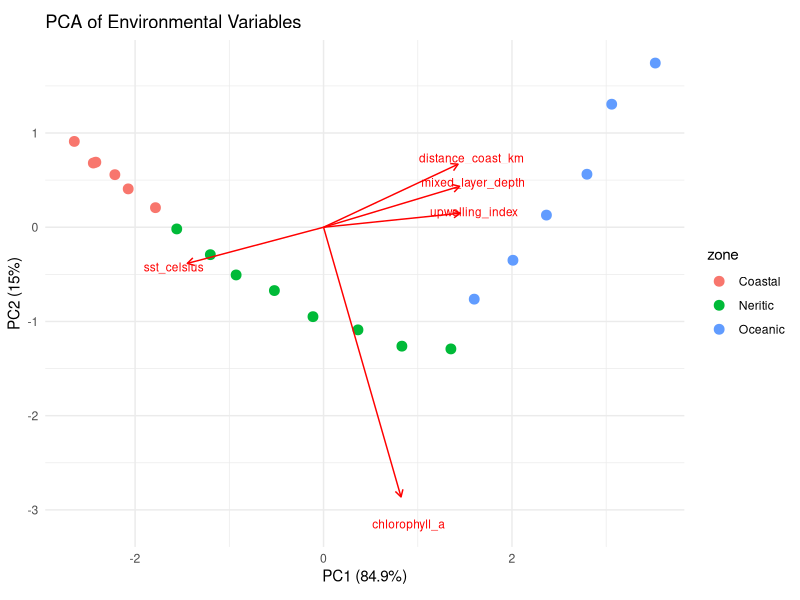
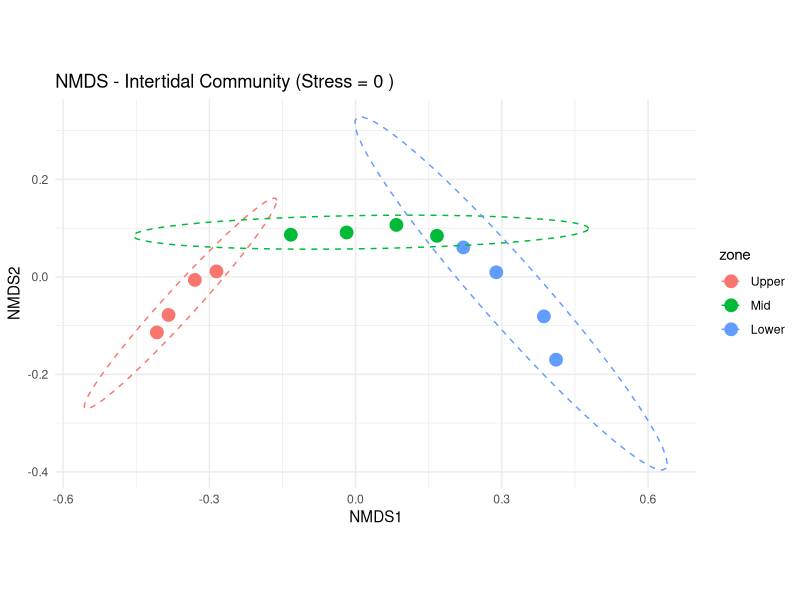
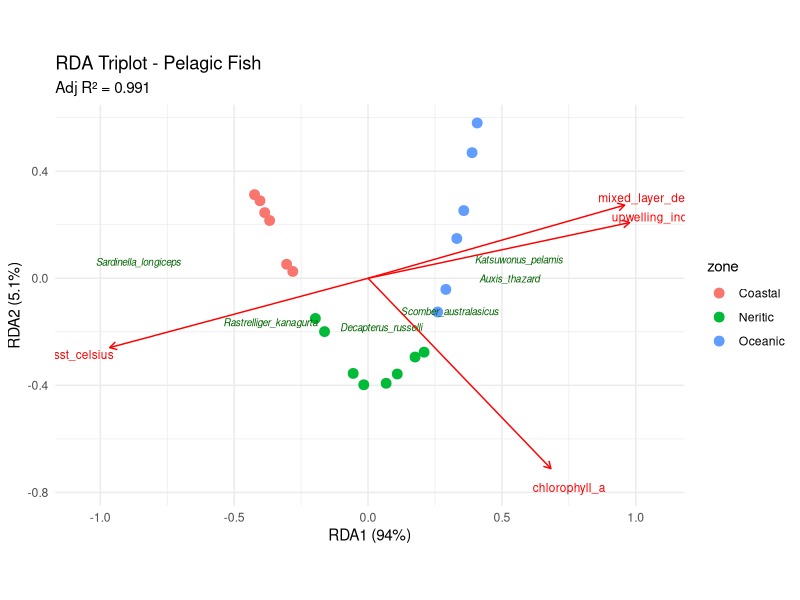
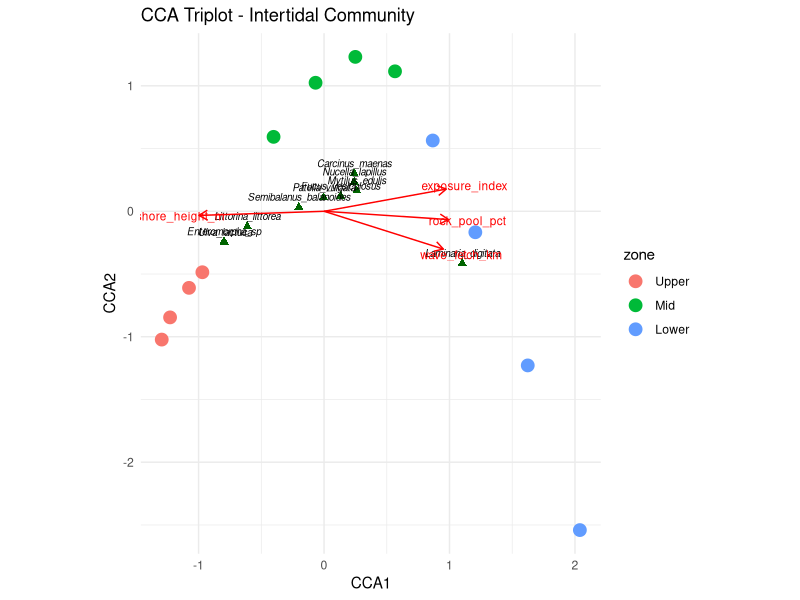

Here is the R script that generated these plots, in order: (Note: this script raises an error after producing the figures.)
# ============================================
# Ordination Methods - Practice Exercises
# Marine Ecology and Fisheries Applications
# ============================================

library(vegan)
library(ggplot2)

# ============================================
# DATASETS FOR EXERCISES
# ============================================

# -----------------------------------------
# DATASET 1: Pelagic Fish Acoustics Survey
# -----------------------------------------
# Fish school biomass estimates from acoustic surveys
# across an upwelling gradient

set.seed(789)

pelagic_fish <- data.frame(
  Sardinella_longiceps = c(850, 920, 780, 620, 380, 220, 120, 60, 30, 15,
                            900, 980, 820, 580, 320, 180, 90, 45, 20, 10),
  Rastrelliger_kanagurta = c(420, 480, 520, 580, 620, 580, 480, 350, 220, 120,
                              450, 520, 560, 620, 650, 550, 420, 300, 180, 100),
  Decapterus_russelli = c(180, 220, 280, 380, 520, 620, 680, 620, 480, 320,
                           200, 250, 320, 420, 560, 650, 720, 580, 420, 280),
  Scomber_australasicus = c(80, 120, 180, 280, 420, 580, 720, 780, 720, 580,
                             100, 150, 220, 320, 480, 620, 780, 820, 680, 520),
  Auxis_thazard = c(20, 40, 80, 150, 280, 420, 580, 720, 820, 880,
                    30, 50, 100, 180, 320, 480, 620, 780, 850, 920),
  Katsuwonus_pelamis = c(5, 10, 25, 60, 120, 220, 380, 520, 680, 780,
                          8, 15, 35, 80, 150, 280, 420, 580, 720, 820)
)

rownames(pelagic_fish) <- paste0("Transect_", sprintf("%02d", 1:20))

pelagic_env <- data.frame(
  transect = paste0("Transect_", sprintf("%02d", 1:20)),
  distance_coast_km = c(5, 10, 20, 35, 55, 80, 110, 150, 200, 260,
                        8, 15, 28, 45, 70, 100, 140, 180, 240, 300),
  sst_celsius = c(29.5, 29.2, 28.8, 28.2, 27.5, 26.5, 25.2, 24.0, 22.5, 21.0,
                  29.3, 29.0, 28.5, 27.8, 27.0, 26.0, 24.8, 23.5, 22.0, 20.5),
  chlorophyll_a = c(3.5, 3.8, 4.2, 4.8, 5.5, 6.2, 6.8, 6.5, 5.8, 4.8,
                    3.8, 4.0, 4.5, 5.2, 5.8, 6.5, 7.0, 6.2, 5.5, 4.5),
  mixed_layer_depth = c(15, 18, 22, 28, 35, 45, 58, 72, 88, 105,
                        18, 22, 28, 35, 42, 55, 68, 82, 98, 115),
  upwelling_index = c(0.2, 0.3, 0.5, 0.8, 1.2, 1.8, 2.5, 3.2, 3.8, 4.2,
                      0.3, 0.4, 0.6, 0.9, 1.4, 2.0, 2.8, 3.5, 4.0, 4.5),
  season = factor(c(rep("Monsoon", 10), rep("Inter_monsoon", 10))),
  zone = factor(c(rep("Coastal", 3), rep("Neritic", 4), rep("Oceanic", 3),
                  rep("Coastal", 3), rep("Neritic", 4), rep("Oceanic", 3)),
                levels = c("Coastal", "Neritic", "Oceanic"))
)

# -----------------------------------------
# DATASET 2: Intertidal Rocky Shore Communities
# -----------------------------------------

intertidal <- data.frame(
  # Algae
  Ulva_lactuca = c(45, 52, 48, 55, 30, 22, 15, 8, 5, 2, 0, 0),
  Enteromorpha_sp = c(35, 40, 38, 42, 25, 18, 12, 6, 3, 1, 0, 0),
  Fucus_vesiculosus = c(20, 25, 28, 32, 38, 42, 45, 48, 42, 35, 25, 15),
  Laminaria_digitata = c(0, 0, 2, 5, 12, 20, 30, 42, 55, 65, 72, 78),

  # Molluscs
  Patella_vulgata = c(28, 32, 30, 35, 45, 52, 48, 42, 35, 28, 20, 15),
  Littorina_littorea = c(42, 48, 45, 50, 38, 30, 22, 15, 10, 6, 3, 1),
  Mytilus_edulis = c(15, 20, 25, 32, 45, 55, 62, 58, 50, 42, 32, 25),
  Nucella_lapillus = c(8, 12, 15, 20, 28, 35, 40, 38, 32, 25, 18, 12),

  # Crustaceans
  Semibalanus_balanoides = c(55, 62, 58, 65, 72, 68, 60, 52, 42, 32, 22, 15),
  Carcinus_maenas = c(5, 8, 10, 15, 22, 28, 32, 30, 25, 18, 12, 8)
)

rownames(intertidal) <- paste0("Quad_", sprintf("%02d", 1:12))

intertidal_env <- data.frame(
  quadrat = paste0("Quad_", sprintf("%02d", 1:12)),
  shore_height_m = c(3.5, 3.2, 3.3, 3.0, 2.5, 2.0, 1.5, 1.0, 0.5, 0.2, -0.2, -0.5),
  exposure_index = c(2, 3, 2, 4, 5, 6, 7, 8, 8, 9, 9, 10),
  rock_pool_pct = c(5, 8, 6, 10, 15, 20, 28, 35, 42, 50, 55, 60),
  wave_fetch_km = c(2, 5, 3, 8, 15, 25, 40, 60, 85, 120, 150, 180),
  substrate_roughness = c(2.5, 2.8, 2.6, 3.0, 3.5, 4.0, 4.5, 4.8, 4.5, 4.2, 3.8, 3.5),
  zone = factor(c(rep("Upper", 4), rep("Mid", 4), rep("Lower", 4)),
                levels = c("Upper", "Mid", "Lower"))
)

# -----------------------------------------
# DATASET 3: Seabird Colony Distribution
# -----------------------------------------

seabird_colonies <- data.frame(
  Puffinus_puffinus = c(250, 320, 280, 180, 120, 80, 45, 25, 12, 5),
  Fratercula_arctica = c(180, 220, 200, 150, 100, 65, 35, 18, 8, 2),
  Uria_aalge = c(120, 180, 220, 280, 320, 280, 200, 120, 60, 25),
  Alca_torda = c(80, 120, 150, 200, 250, 280, 240, 180, 100, 45),
  Rissa_tridactyla = c(50, 80, 120, 180, 250, 320, 350, 320, 250, 150),
  Morus_bassanus = c(15, 30, 55, 100, 180, 280, 380, 420, 380, 280),
  Fulmarus_glacialis = c(5, 12, 25, 55, 100, 180, 280, 350, 380, 350)
)

rownames(seabird_colonies) <- paste0("Island_", LETTERS[1:10])

seabird_env <- data.frame(
  island = paste0("Island_", LETTERS[1:10]),
  cliff_height_m = c(25, 40, 55, 80, 120, 180, 250, 320, 380, 420),
  distance_mainland_km = c(2, 5, 12, 25, 45, 75, 120, 180, 250, 320),
  island_area_ha = c(5, 12, 28, 55, 100, 180, 280, 420, 580, 750),
  fish_biomass_index = c(2.8, 3.2, 3.8, 4.5, 5.2, 5.8, 6.2, 6.5, 6.2, 5.8),
  predator_presence = factor(c("High", "High", "Med", "Med", "Low", "Low",
                                "None", "None", "None", "None"),
                              levels = c("High", "Med", "Low", "None"))
)


# ============================================
# EXERCISES
# ============================================

# -----------------------------------------
# EXERCISE 1: Choosing the Right Method
# -----------------------------------------
# Using the pelagic_fish dataset:
# a) Calculate gradient length using DCA
# b) Based on the gradient length, which ordination method is most appropriate?
# c) Justify your choice

# Your code here:



# -----------------------------------------
# EXERCISE 2: PCA on Environmental Data
# -----------------------------------------
# Using pelagic_env (numeric variables only):
# a) Perform PCA on standardized environmental data
# b) How much variance do the first two axes explain?
# c) Create a biplot showing sites colored by zone
# d) Which environmental variables are most correlated with PC1?

# Your code here:



# -----------------------------------------
# EXERCISE 3: NMDS Analysis
# -----------------------------------------
# Using the intertidal dataset:
# a) Perform NMDS with Bray-Curtis dissimilarity
# b) Check the stress value - is it acceptable?
# c) Create a plot with sites colored by shore zone
# d) Add 95% confidence ellipses for each zone
# e) Fit environmental vectors and identify significant ones

# Your code here:



# -----------------------------------------
# EXERCISE 4: Comparing PCoA and NMDS
# -----------------------------------------
# Using the seabird_colonies dataset:
# a) Perform both PCoA and NMDS (Bray-Curtis)
# b) Compare the ordinations using Procrustes analysis
# c) Which method would you report and why?

# Your code here:



# -----------------------------------------
# EXERCISE 5: RDA Analysis
# -----------------------------------------
# Using pelagic_fish and pelagic_env:
# a) Perform RDA with appropriate transformation
# b) Check VIF for collinearity
# c) Test overall significance and significance of each variable
# d) What is the adjusted R²?
# e) Create a triplot with ggplot2

# Your code here:



# -----------------------------------------
# EXERCISE 6: CCA Analysis
# -----------------------------------------
# Using intertidal and intertidal_env:
# a) Perform CCA
# b) Compare variance explained with unconstrained CA
# c) Which environmental variables are significant?
# d) Create a triplot showing species-environment relationships

# Your code here:



# -----------------------------------------
# EXERCISE 7: db-RDA (CAP)
# -----------------------------------------
# Using seabird_colonies and seabird_env:
# a) Perform db-RDA with Bray-Curtis distance
# b) Test significance of the model
# c) Compare results with standard RDA (Hellinger-transformed)
# d) Which approach is more appropriate for this data?

# Your code here:



# -----------------------------------------
# EXERCISE 8: Partial RDA
# -----------------------------------------
# Using pelagic_fish and pelagic_env:
# a) Run RDA controlling for 'season' effect
# b) Compare adjusted R² with full model (without conditioning)
# c) How much variation is explained by season alone?

# Your code here:



# -----------------------------------------
# EXERCISE 9: Variance Partitioning
# -----------------------------------------
# Using intertidal and intertidal_env:
# Partition variance between:
# - Physical factors: shore_height_m, exposure_index
# - Habitat factors: rock_pool_pct, substrate_roughness
#
# a) Perform variance partitioning
# b) Create and interpret the Venn diagram
# c) Test significance of unique contributions

# Your code here:



# -----------------------------------------
# EXERCISE 10: Complete Ordination Workflow
# -----------------------------------------
# Using pelagic_fish and pelagic_env, perform a complete analysis:
# a) Check gradient length (DCA)
# b) Choose appropriate method based on gradient
# c) Perform unconstrained ordination
# d) Perform constrained ordination
# e) Model selection (forward selection)
# f) Variance partitioning
# g) Final visualization
# h) Write ecological interpretation

# Your code here:



# ============================================
# SOLUTIONS
# ============================================
# Scroll down...
#
#
#
#
#
#
#
#
#
#
#

# -----------------------------------------
# SOLUTION 1: Choosing the Right Method
# -----------------------------------------
dca_pelagic <- decorana(pelagic_fish)
print(dca_pelagic)

cat("\nDCA1 Axis Length:", round(dca_pelagic$rproj[1], 2), "SD\n")

# Interpretation:
# < 2 SD: Use linear methods (PCA, RDA)
# 2-4 SD: Either linear or unimodal
# > 4 SD: Use unimodal methods (CA, CCA)


# -----------------------------------------
# SOLUTION 2: PCA on Environmental Data
# -----------------------------------------
env_numeric <- pelagic_env[, c("distance_coast_km", "sst_celsius",
                                "chlorophyll_a", "mixed_layer_depth",
                                "upwelling_index")]

pca_env <- prcomp(env_numeric, center = TRUE, scale. = TRUE)
summary(pca_env)

# Variance explained
var_exp <- pca_env$sdev^2 / sum(pca_env$sdev^2) * 100
cat("PC1:", round(var_exp[1], 1), "%, PC2:", round(var_exp[2], 1), "%\n")

# Loadings
print(round(pca_env$rotation[, 1:2], 3))

# Biplot with ggplot2
pca_scores <- as.data.frame(pca_env$x)
pca_scores$zone <- pelagic_env$zone

pca_loadings <- as.data.frame(pca_env$rotation)
pca_loadings$variable <- rownames(pca_loadings)

ggplot() +
  geom_point(data = pca_scores, aes(x = PC1, y = PC2, color = zone), size = 3) +
  geom_segment(data = pca_loadings,
               aes(x = 0, y = 0, xend = PC1 * 3, yend = PC2 * 3),
               arrow = arrow(length = unit(0.2, "cm")), color = "red") +
  geom_text(data = pca_loadings,
            aes(x = PC1 * 3.3, y = PC2 * 3.3, label = variable),
            color = "red", size = 3) +
  labs(title = "PCA of Environmental Variables",
       x = paste0("PC1 (", round(var_exp[1], 1), "%)"),
       y = paste0("PC2 (", round(var_exp[2], 1), "%)")) +
  theme_minimal() +
  coord_fixed()


# -----------------------------------------
# SOLUTION 3: NMDS Analysis
# -----------------------------------------
nmds_inter <- metaMDS(intertidal, distance = "bray", k = 2, trymax = 100)
print(paste("Stress:", round(nmds_inter$stress, 3)))

# Stress < 0.1 is good, < 0.2 is acceptable

# Extract scores
nmds_scores <- as.data.frame(scores(nmds_inter, display = "sites"))
nmds_scores$zone <- intertidal_env$zone

# Plot
ggplot(nmds_scores, aes(x = NMDS1, y = NMDS2, color = zone)) +
  geom_point(size = 4) +
  stat_ellipse(level = 0.95, linetype = 2) +
  labs(title = paste("NMDS - Intertidal Community (Stress =",
                     round(nmds_inter$stress, 3), ")")) +
  theme_minimal() +
  coord_fixed()

# Environmental fitting
env_fit <- envfit(nmds_inter,
                  intertidal_env[, c("shore_height_m", "exposure_index",
                                     "rock_pool_pct", "wave_fetch_km")],
                  permutations = 999)
print(env_fit)


# -----------------------------------------
# SOLUTION 4: Comparing PCoA and NMDS
# -----------------------------------------
# PCoA
dist_seabird <- vegdist(seabird_colonies, "bray")
pcoa_seabird <- cmdscale(dist_seabird, k = 2, eig = TRUE)

# NMDS
nmds_seabird <- metaMDS(seabird_colonies, distance = "bray", k = 2)

# Procrustes comparison
procrust <- procrustes(nmds_seabird, pcoa_seabird$points)
protest_result <- protest(nmds_seabird, pcoa_seabird$points, permutations = 999)
print(protest_result)

# High correlation = both methods give similar results
# NMDS often preferred for community data due to flexibility


# -----------------------------------------
# SOLUTION 5: RDA Analysis
# -----------------------------------------
# Hellinger transformation
pelagic_hell <- decostand(pelagic_fish, "hellinger")

# RDA
rda_pelagic <- rda(pelagic_hell ~ sst_celsius + chlorophyll_a +
                     mixed_layer_depth + upwelling_index,
                   data = pelagic_env)

# VIF check
print("VIF:")
print(vif.cca(rda_pelagic))

# Significance tests
anova(rda_pelagic, permutations = 999)
anova(rda_pelagic, by = "terms", permutations = 999)

# Adjusted R²
r2 <- RsquareAdj(rda_pelagic)
cat("\nAdjusted R²:", round(r2$adj.r.squared, 3), "\n")

# Triplot
rda_sites <- as.data.frame(scores(rda_pelagic, display = "sites", scaling = 2))
rda_species <- as.data.frame(scores(rda_pelagic, display = "species", scaling = 2))
rda_bp <- as.data.frame(scores(rda_pelagic, display = "bp", scaling = 2))

rda_sites$zone <- pelagic_env$zone
rda_species$species <- rownames(rda_species)
rda_bp$variable <- rownames(rda_bp)

rda_eig <- rda_pelagic$CCA$eig
rda_var <- rda_eig / rda_pelagic$tot.chi * 100

ggplot() +
  geom_point(data = rda_sites, aes(x = RDA1, y = RDA2, color = zone), size = 3) +
  geom_text(data = rda_species, aes(x = RDA1, y = RDA2, label = species),
            size = 2.5, fontface = "italic", color = "darkgreen") +
  geom_segment(data = rda_bp, aes(x = 0, y = 0, xend = RDA1, yend = RDA2),
               arrow = arrow(length = unit(0.2, "cm")), color = "red") +
  geom_text(data = rda_bp, aes(x = RDA1 * 1.1, y = RDA2 * 1.1, label = variable),
            color = "red", size = 3) +
  labs(title = "RDA Triplot - Pelagic Fish",
       subtitle = paste("Adj R² =", round(r2$adj.r.squared, 3)),
       x = paste0("RDA1 (", round(rda_var[1], 1), "%)"),
       y = paste0("RDA2 (", round(rda_var[2], 1), "%)")) +
  theme_minimal() +
  coord_fixed()


# -----------------------------------------
# SOLUTION 6: CCA Analysis
# -----------------------------------------
# CCA
cca_inter <- cca(intertidal ~ shore_height_m + exposure_index +
                   rock_pool_pct + wave_fetch_km,
                 data = intertidal_env)

print(cca_inter)

# Compare with unconstrained CA
ca_inter <- cca(intertidal)

cat("\nTotal inertia:", round(cca_inter$tot.chi, 3), "\n")
cat("Constrained:", round(cca_inter$CCA$tot.chi, 3), "\n")
cat("Proportion explained:", round(cca_inter$CCA$tot.chi / cca_inter$tot.chi, 3), "\n")

# Significance
anova(cca_inter, by = "terms", permutations = 999)

# Triplot
cca_sites <- as.data.frame(scores(cca_inter, display = "sites", scaling = 2))
cca_species <- as.data.frame(scores(cca_inter, display = "species", scaling = 2))
cca_bp <- as.data.frame(scores(cca_inter, display = "bp", scaling = 2))

cca_sites$zone <- intertidal_env$zone
cca_species$species <- rownames(cca_species)
cca_bp$variable <- rownames(cca_bp)

ggplot() +
  geom_point(data = cca_sites, aes(x = CCA1, y = CCA2, color = zone), size = 4) +
  geom_point(data = cca_species, aes(x = CCA1, y = CCA2),
             shape = 17, color = "darkgreen", size = 2) +
  geom_text(data = cca_species, aes(x = CCA1, y = CCA2, label = species),
            vjust = -0.8, size = 2.5, fontface = "italic") +
  geom_segment(data = cca_bp, aes(x = 0, y = 0, xend = CCA1, yend = CCA2),
               arrow = arrow(length = unit(0.25, "cm")), color = "red") +
  geom_text(data = cca_bp, aes(x = CCA1 * 1.15, y = CCA2 * 1.15, label = variable),
            color = "red", size = 3) +
  labs(title = "CCA Triplot - Intertidal Community") +
  theme_minimal() +
  coord_fixed()


# -----------------------------------------
# SOLUTION 7: db-RDA (CAP)
# -----------------------------------------
# db-RDA with Bray-Curtis
dbrda_bird <- capscale(seabird_colonies ~ cliff_height_m + distance_mainland_km +
                          island_area_ha + fish_biomass_index,
                        data = seabird_env, distance = "bray")

print(dbrda_bird)
anova(dbrda_bird, permutations = 999)

# Compare with RDA (Hellinger)
bird_hell <- decostand(seabird_colonies, "hellinger")
rda_bird <- rda(bird_hell ~ cliff_height_m + distance_mainland_km +
                  island_area_ha + fish_biomass_index,
                data = seabird_env)

cat("\ndb-RDA adj R²:", round(RsquareAdj(dbrda_bird)$adj.r.squared, 3), "\n")
cat("RDA adj R²:", round(RsquareAdj(rda_bird)$adj.r.squared, 3), "\n")

# db-RDA often better for community data (uses ecologically meaningful distance)


# -----------------------------------------
# SOLUTION 8: Partial RDA
# -----------------------------------------
# Full RDA
rda_full <- rda(pelagic_hell ~ sst_celsius + chlorophyll_a +
                  upwelling_index + season,
                data = pelagic_env)

# Partial RDA (controlling for season)
rda_partial <- rda(pelagic_hell ~ sst_celsius + chlorophyll_a +
                     upwelling_index | season,
                   data = pelagic_env)

# RDA with only season
rda_season <- rda(pelagic_hell ~ season, data = pelagic_env)

cat("Full model adj R²:", round(RsquareAdj(rda_full)$adj.r.squared, 3), "\n")
cat("Partial (without season) adj R²:", round(RsquareAdj(rda_partial)$adj.r.squared, 3), "\n")
cat("Season only adj R²:", round(RsquareAdj(rda_season)$adj.r.squared, 3), "\n")


# -----------------------------------------
# SOLUTION 9: Variance Partitioning
# -----------------------------------------
inter_hell <- decostand(intertidal, "hellinger")

varpart_inter <- varpart(inter_hell,
                          ~ shore_height_m + exposure_index,  # Physical
                          ~ rock_pool_pct + substrate_roughness,  # Habitat
                          data = intertidal_env)

print(varpart_inter)

plot(varpart_inter,
     Xnames = c("Physical", "Habitat"),
     bg = c("red", "blue"),
     main = "Variance Partitioning - Intertidal Community")

# Test unique contributions
# Physical unique
anova(rda(inter_hell ~ shore_height_m + exposure_index +
            Condition(rock_pool_pct + substrate_roughness),
          data = intertidal_env), permutations = 999)

# Habitat unique
anova(rda(inter_hell ~ rock_pool_pct + substrate_roughness +
            Condition(shore_height_m + exposure_index),
          data = intertidal_env), permutations = 999)


# -----------------------------------------
# SOLUTION 10: Complete Ordination Workflow
# -----------------------------------------

# a) Check gradient length
dca_result <- decorana(pelagic_fish)
cat("Gradient length DCA1:", round(dca_result$rproj[1], 2), "SD\n")
# Choose method based on length

# b) Transform data
pelagic_hell <- decostand(pelagic_fish, "hellinger")

# c) Unconstrained ordination (NMDS)
nmds_result <- metaMDS(pelagic_fish, distance = "bray", k = 2)
cat("NMDS Stress:", round(nmds_result$stress, 3), "\n")

# d) Constrained ordination (RDA)
rda_result <- rda(pelagic_hell ~ sst_celsius + chlorophyll_a +
                    mixed_layer_depth + upwelling_index,
                  data = pelagic_env)

# e) Forward selection
rda_null <- rda(pelagic_hell ~ 1, data = pelagic_env)
rda_forward <- ordistep(rda_null,
                         scope = formula(rda_result),
                         direction = "forward",
                         permutations = 999)
print(rda_forward)

# f) Variance partitioning
varpart_result <- varpart(pelagic_hell,
                           ~ sst_celsius,
                           ~ chlorophyll_a + upwelling_index,
                           data = pelagic_env)
print(varpart_result)

# g) Final visualization
final_sites <- as.data.frame(scores(rda_forward, display = "sites"))
final_sites$zone <- pelagic_env$zone
final_sites$season <- pelagic_env$season

final_bp <- as.data.frame(scores(rda_forward, display = "bp"))
final_bp$variable <- rownames(final_bp)

final_r2 <- RsquareAdj(rda_forward)

ggplot() +
  geom_point(data = final_sites,
             aes(x = RDA1, y = RDA2, color = zone, shape = season),
             size = 4) +
  stat_ellipse(data = final_sites,
               aes(x = RDA1, y = RDA2, color = zone), level = 0.95) +
  geom_segment(data = final_bp,
               aes(x = 0, y = 0, xend = RDA1, yend = RDA2),
               arrow = arrow(length = unit(0.25, "cm")), color = "red") +
  geom_text(data = final_bp,
            aes(x = RDA1 * 1.2, y = RDA2 * 1.2, label = variable),
            color = "red", size = 3.5) +
  labs(title = "Final RDA - Pelagic Fish Communities",
       subtitle = paste("Adj R² =", round(final_r2$adj.r.squared, 3))) +
  theme_minimal() +
  coord_fixed()

# h) Interpretation
cat("
ECOLOGICAL INTERPRETATION:
--------------------------
1. Community composition changes along a coastal-oceanic gradient
2. SST and upwelling index are the strongest drivers
3. Coastal species (Sardinella) prefer warm, low-upwelling waters
4. Oceanic species (Katsuwonus) prefer cool, high-upwelling waters
5. The model explains ~XX% of community variation
6. Remaining variation may be due to unmeasured factors
   (e.g., fishing pressure, prey availability)
")

# ============================================
# End of Ordination Exercises
# ============================================
